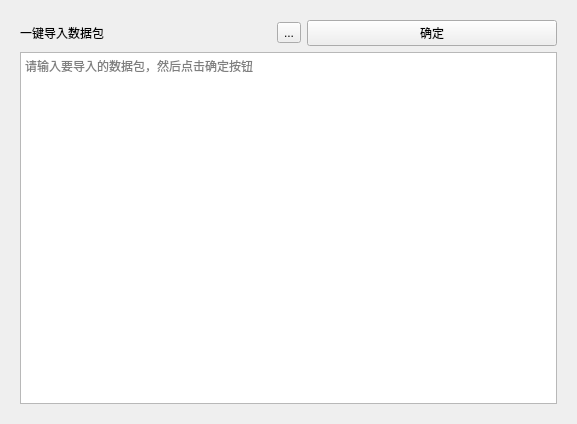
<?xml version="1.0" encoding="UTF-8"?>
<ui version="4.0">
 <class>import_burp_window</class>
 <widget class="QWidget" name="import_burp_window">
  <property name="geometry">
   <rect>
    <x>0</x>
    <y>0</y>
    <width>577</width>
    <height>424</height>
   </rect>
  </property>
  <property name="windowTitle">
   <string>Form</string>
  </property>
  <layout class="QGridLayout" name="gridLayout">
   <item row="0" column="0">
    <widget class="QWidget" name="widget" native="true">
     <layout class="QGridLayout" name="gridLayout_2">
      <item row="0" column="0">
       <widget class="QLabel" name="label">
        <property name="text">
         <string>一键导入数据包</string>
        </property>
       </widget>
      </item>
      <item row="0" column="2">
       <widget class="QPushButton" name="pushButton_yes">
        <property name="text">
         <string>确定</string>
        </property>
       </widget>
      </item>
      <item row="1" column="0" colspan="3">
       <widget class="QPlainTextEdit" name="plainTextEdit_burp">
        <property name="placeholderText">
         <string>请输入要导入的数据包，然后点击确定按钮</string>
        </property>
       </widget>
      </item>
      <item row="0" column="1">
       <widget class="QToolButton" name="toolButton_select_file">
        <property name="text">
         <string>...</string>
        </property>
       </widget>
      </item>
     </layout>
    </widget>
   </item>
  </layout>
 </widget>
 <resources/>
 <connections/>
</ui>
